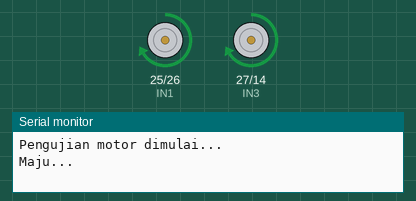
A sketch run on a simulated ESP32. Shown: motor-driver pin pairs drawn as motors (green arrow = first pin HIGH = forward, orange = second pin HIGH = backward, longer = more drive, scaled by the enable pin), the last lines printed to the serial monitor.

Above: at 1.0 s.
At 4.0 s:
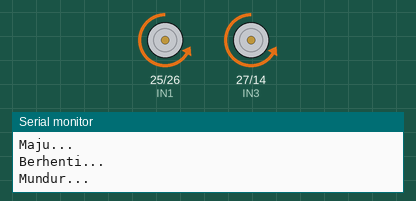
At 6.5 s:
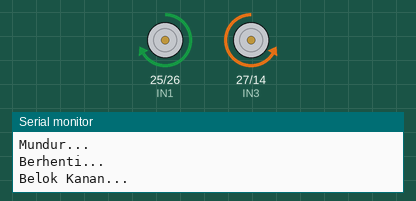
At 9.0 s:
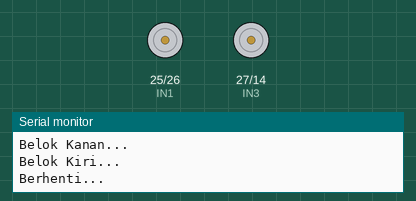
Timing chart, 0 to 13.0 s (numbered marks = the images above):
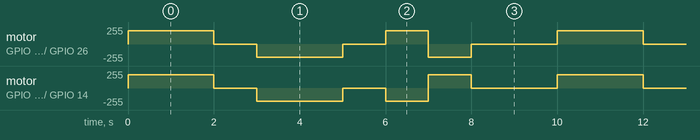

The sketch:

uji_motor_dc.ino
```cpp
// === Pengujian Motor DC untuk Robot SeedRon ===

// Definisi pin untuk motor kiri (Channel A di L298N)
const int ENA = 33; // Enable A - Mengatur kecepatan motor kiri
const int IN1 = 25;
const int IN2 = 26;

// Definisi pin untuk motor kanan (Channel B di L298N)
const int ENB = 32; // Enable B - Mengatur kecepatan motor kanan
const int IN3 = 27;
const int IN4 = 14;

// Variabel untuk kecepatan motor (0-255)
int kecepatan = 200; // Kita set kecepatan sedang untuk pengujian

void setup() {
  // Mulai komunikasi serial untuk menampilkan status
  Serial.begin(115200);

  // Atur semua pin motor sebagai OUTPUT
  pinMode(ENA, OUTPUT);
  pinMode(IN1, OUTPUT);
  pinMode(IN2, OUTPUT);
  pinMode(ENB, OUTPUT);
  pinMode(IN3, OUTPUT);
  pinMode(IN4, OUTPUT);

  // Set kecepatan awal motor
  analogWrite(ENA, kecepatan);
  analogWrite(ENB, kecepatan);

  Serial.println("Pengujian motor dimulai...");
}

void loop() {
  // 1. Bergerak Maju
  Serial.println("Maju...");
  maju();
  delay(2000); // Jalan maju selama 2 detik

  // 2. Berhenti
  Serial.println("Berhenti...");
  berhenti();
  delay(1000); // Berhenti selama 1 detik

  // 3. Bergerak Mundur
  Serial.println("Mundur...");
  mundur();
  delay(2000); // Jalan mundur selama 2 detik

  // 4. Berhenti
  Serial.println("Berhenti...");
  berhenti();
  delay(1000); // Berhenti selama 1 detik

  // 5. Belok Kanan (Pivot Turn)
  Serial.println("Belok Kanan...");
  belokKanan();
  delay(1000); // Belok selama 1 detik

  // 6. Belok Kiri (Pivot Turn)
  Serial.println("Belok Kiri...");
  belokKiri();
  delay(1000); // Belok selama 1 detik

  // 7. Berhenti
  Serial.println("Berhenti...");
  berhenti();
  delay(2000); // Berhenti selama 2 detik sebelum siklus berulang
}

// === Kumpulan Fungsi Gerakan ===

void maju() {
  // Kiri Maju
  digitalWrite(IN1, HIGH);
  digitalWrite(IN2, LOW);
  // Kanan Maju
  digitalWrite(IN3, HIGH);
  digitalWrite(IN4, LOW);
}

void mundur() {
  // Kiri Mundur
  digitalWrite(IN1, LOW);
  digitalWrite(IN2, HIGH);
  // Kanan Mundur
  digitalWrite(IN3, LOW);
  digitalWrite(IN4, HIGH);
}

void belokKanan() {
  // Kiri Maju
  digitalWrite(IN1, HIGH);
  digitalWrite(IN2, LOW);
  // Kanan Mundur (untuk berputar di tempat)
  digitalWrite(IN3, LOW);
  digitalWrite(IN4, HIGH);
}

void belokKiri() {
  // Kiri Mundur
  digitalWrite(IN1, LOW);
  digitalWrite(IN2, HIGH);
  // Kanan Maju
  digitalWrite(IN3, HIGH);
  digitalWrite(IN4, LOW);
}

void berhenti() {
  // Matikan kedua sisi motor
  digitalWrite(IN1, LOW);
  digitalWrite(IN2, LOW);
  digitalWrite(IN3, LOW);
  digitalWrite(IN4, LOW);
}
```

Measured:
- by itself, motor on GPIO 25 (IN1) / GPIO 26 (IN2): repeats every 10.0 s: stopped 1.0 s, backward 200/255 2.0 s, stopped 1.0 s, forward 200/255 1.0 s, backward 200/255 1.0 s, stopped 2.0 s, forward 200/255 2.0 s
- by itself, motor on GPIO 27 (IN3) / GPIO 14 (IN4): repeats every 10.0 s: stopped 1.0 s, backward 200/255 2.0 s, stopped 1.0 s, backward 200/255 1.0 s, forward 200/255 1.0 s, stopped 2.0 s, forward 200/255 2.0 s
